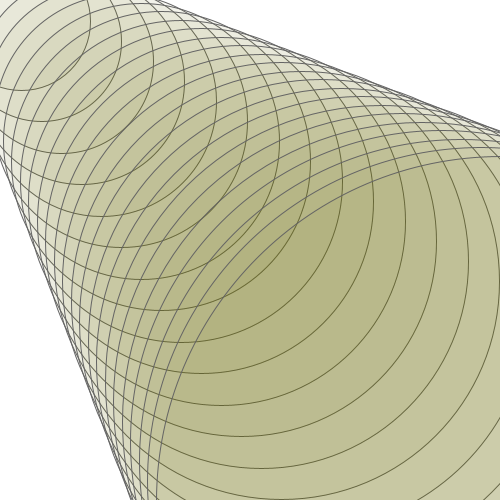
Frame 1 (no input)
Frame 60 (the mouse pressed at the canvas centre just before this capture): identical to frame 1, image omitted
Frame 120 (the mouse held since frame 60 and released just before this capture): identical to frame 1, image omitted

The Processing sketch that drew this single still picture (run headless with seeded random() and noise(); from frame 60 on, the mouse is pressed at the canvas centre):

// Processing sketch: processing_31795
// ── processing_31795.pde


float x = 1;
float y = 1;
int num = 100;
float color_a =num;
float color_b =num;
float count = 50;

 
void setup(){  
  size(500,500);  
  background(255);
  stroke(num);
  smooth();
}

void draw(){

while (x<500){
count = count+num/10;
    x = x+20;
    y = y+20;
fill (color_a,color_b,0,num/10);
ellipse(x, y, count*2.3, count*2.3); 

}}
